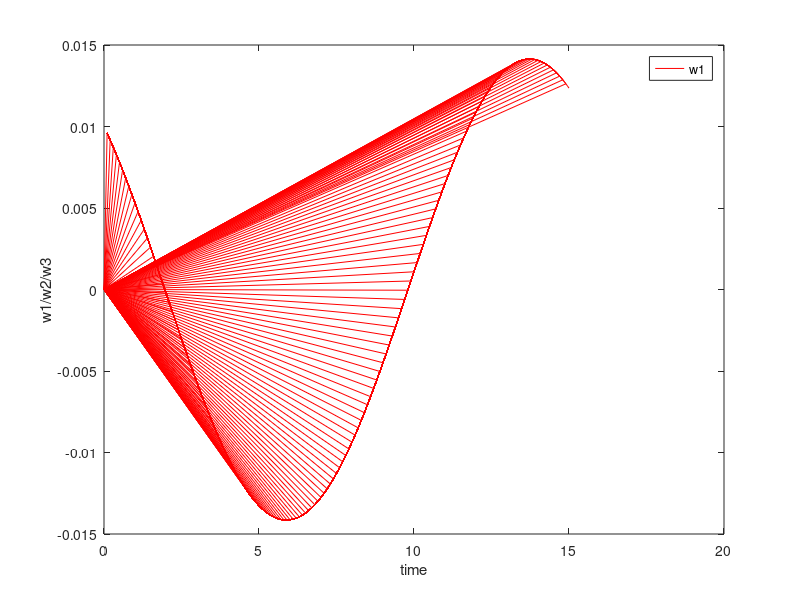

MATLAB code for this plot:
%Ans to Q3
n=1;
A=input('please input your A=');
C=input('please input your C=');
B=1;
t0=0;
tn=15;
%step size h
step=0.1;
U0=0.01;
V0=1;
W0=0.01;
m=(tn-t0)/step;
w2=zeros(1,m);
w1=zeros(1,m);
w3=zeros(1,m);
t=zeros(1,m);
E=0.5*A*U0^2+0.5*B*V0^2+0.5*C*W0^2;
H=sqrt(A^2*U0^2+B^2*V0^2+C^2*W0^2);
display([E,H^2])
f=@(t,V,W)(E*(B-C)*V*W/A);
g=@(t,U,W)(E*(C-A)*W*U/B);
h=@(t,U,V)(E*(A-B)*U*V/C);
%4-stage explicit RK methods 
while n<m+1
    t1=t0+step;
    a1=f(t0,V0,W0);
    b1=g(t0,U0,W0);
    c1=h(t0,U0,V0);
   
    a2=f(t0+0.5*step,V0+0.5*step*b1,W0+0.5*step*c1);
    b2=g(t0+0.5*step,U0+0.5*step*a1,W0+0.5*step*c1);
    c2=h(t0+0.5*step,U0+0.5*step*a1,V0+0.5*step*b1);
    
    a3=f(t0+0.5*step,V0+0.5*step*b2,W0+0.5*step*c2);
    b3=g(t0+0.5*step,U0+0.5*step*a2,W0+0.5*step*c2);
    c3=h(t0+0.5*step,U0+0.5*step*a2,V0+0.5*step*b2);
    
    a4=f(t0+step,V0+step*b3,W0+step*c3);
    b4=g(t0+step,U0+step*a3,W0+step*c3);
    c4=h(t0+step,U0+step*a3,V0+step*b3);
    

    V1=V0+step*(b1/6+b2/3+b3/3+b4/6);
    U1=U0+step*(a1/6+a2/3+a3/3+a4/6);
    W1=W0+step*(c1/6+c2/3+c3/3+c4/6);
    t(n)=t1;
    w2(n)=V1;
    w1(n)=U1;
    w3(n)=W1;

plot(t,w1,'r')
hold on
xlabel('time')
ylabel('w1/w2/w3')
legend('w1')
t0=t1;
U0=U1;
V0=V1;
W0=W1;
n=n+1;
end
hold off
   
E=0.5*A*U1^2+0.5*B*V1^2+0.5*C*W1^2;
H=sqrt(A^2*U1^2+B^2*V1^2+C^2*W1^2);
display([E,H^2])

  